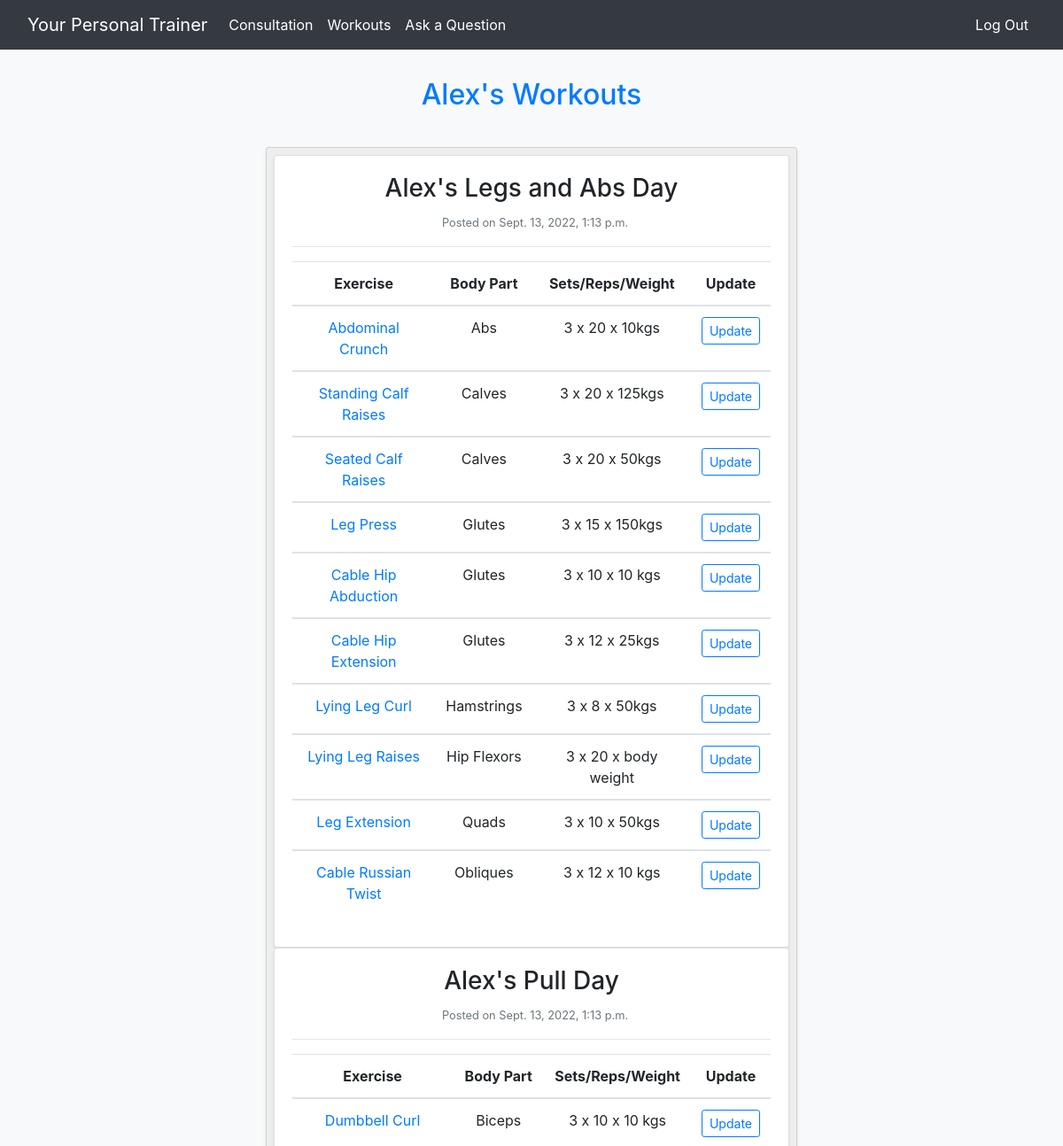
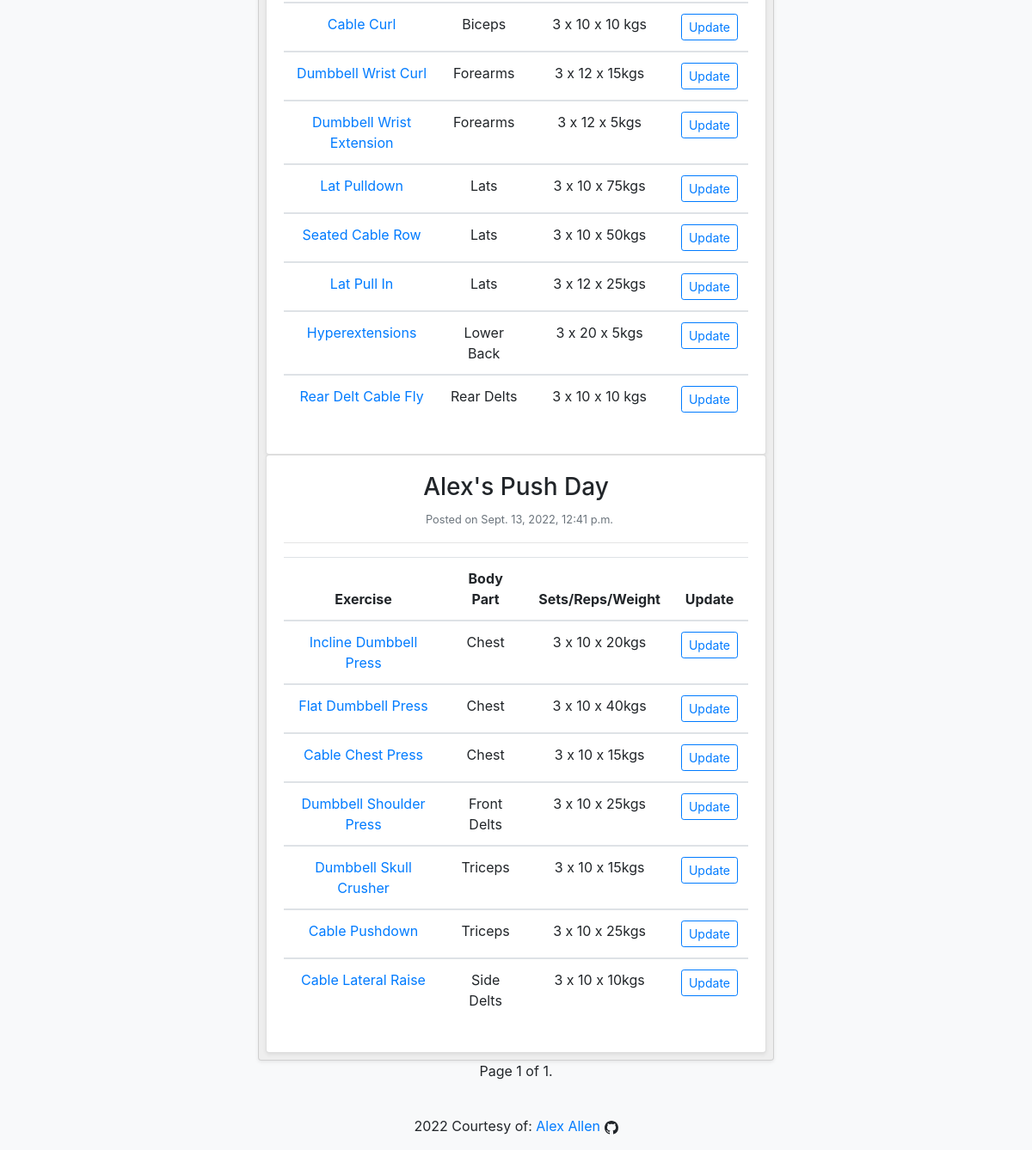
Page /clientworkouts (signed in) on the committed database (2 pictures, top to bottom).
### fitness/models.py (models this page shows, shortened)
class Workout(models.Model):
    user = models.ForeignKey(User, on_delete=models.CASCADE, null=True)
    name = models.CharField(max_length=50, unique=True, null=True)
    exercises = models.ManyToManyField(Exercise, through=WorkoutExercise)
    timestamp = models.DateTimeField(auto_now_add=True, null=True, blank=True)
    class Meta:
        ordering = ["timestamp"]

class Exercise(models.Model):
    class BodyPart(models.TextChoices):
        ABS = "Abs"
        ADDUCTORS = "Adductors"
        BICEPS = "Biceps"
        CALVES = "Calves"
        CHEST = "Chest"
        FOREARMS = "Forearms"
        FRONT_DELTS = "Front Delts"
        GLUTES = "Glutes"
        HAMSTRINGS = "Hamstrings"
        HIP_FLEXORS = "Hip Flexors"
        LATS = "Lats"
        LOWER_BACK = "Lower Back"
        OBLIQUES = "Obliques"
        QUADS = "Quads"
        REAR_DELTS = "Rear Delts"
        SIDE_DELTS = "Side Delts"
        TRAPS = "Traps"
        TRICEPS = "Triceps"
    user = models.ForeignKey(User, on_delete=models.CASCADE, null=True)
    name = models.CharField(max_length=50)
    body_part = models.CharField(
        max_length=40, choices=BodyPart.choices, default=BodyPart.ABS
    )
    video_link = models.URLField(max_length=1000, null=True, blank=True)
    exercise_info = models.CharField(max_length=200, null=True, blank=True)
    class Meta:
        ordering = ["user"]

### fitness/views.py (the view)
# urls.py: path("clientworkouts", views.client_workouts, name="clientworkouts"),
@login_required(login_url="login")
def client_workouts(request):
    user = request.user.id
    workout = Workout.objects.filter(user=user).order_by("-timestamp")
    paginator = Paginator(workout, 7)
    page_number = request.GET.get("page")
    page_obj = paginator.get_page(page_number)
    if request.GET.get("page") != None:
        try:
            workout = paginator.page(request.GET.get("page"))
        except:
            workout = paginator.page(1)
    else:
        workout = paginator.page(1)
    return render(
        request,
        "fitness/clientworkouts.html",
        {"workout": workout, "page_obj": page_obj},
    )

### fitness/templates/fitness/clientworkouts.html (shortened to what this page needs)
{% extends "fitness/layout.html" %}
{% block body %}
<div class="container">
    <div class="row justify-content-center">
        <div class="col-12 col-lg-8 my-2 p-4 bg-light text-center">
            <h2 class="text-center text-primary">{{ user.username }}'s Workouts</h2>
        </div>
    </div>
</div>
<div class="card shadow-sm divcard text-center d-flex justify-content-center w-50 m-auto p-2"
    style="background-color: #eee;">
    {% for workout in workout %}
    <div class="post">
        <div class="card shadow-sm divcard">
            <div class="card-body">
                <h3>{{ workout.name }}</h3>
                <small class="pl-2 text-muted">Posted on {{ workout.timestamp }}</small>
                <hr>
                <div style="overflow-x:auto;">
                    <table class="table" id="table">
                        <thead>
                            <tr>
                                <th scope="col">Exercise</th>
                                <th scope="col">Body Part</th>
                                <th scope="col">Sets/Reps/Weight</th>
                                <th scope="col">Update</th>
                            </tr>
                        </thead>
                        {% for exercise in workout.exercises.all %}
                        <tbody>
                            <tr>
                                <td><a href="{{ exercise.video_link }}" target="_blank">{{ exercise.name }}</a></td>
                                <td>{{ exercise.body_part }}</td>
                                <td id="exercise_{{ exercise.id }}">{{ exercise.exercise_info }}</td>
                                <td><button type="button" id="update_exercise" type="button"
                                        onclick="updateExercise({{ exercise.id }})"
                                        class="updateexercise btn btn-sm btn-outline-primary">Update</button></td>
                            </tr>
                        </tbody>
                        {% endfor %}
                    </table>
                </div>
            </div>
        </div>
    </div>
    {% empty %}
    <h2>No plan</h2>
    {% endfor %}
</div>
<div class="pagination justify-content-center pb-4">
    <span class="step-links">
        <span class="current">
            Page {{ page_obj.number }} of {{ page_obj.paginator.num_pages }}.
        </span>
    </span>
</div>
{% endblock %}

### fitness/templates/fitness/layout.html (shortened to what this page needs)
{% load static %}
<!DOCTYPE html>
<html lang="en">
<head>
  <link rel="stylesheet" href="https://stackpath.bootstrapcdn.com/bootstrap/4.4.1/css/bootstrap.min.css"
>
</head>
<body class="bg-light">
  <header>
    <nav class="navbar navbar-expand-sm bg-dark navbar-dark">
      <div class="container-fluid">
        <a class="navbar-brand" href="{% url 'index' %}">Your Personal Trainer</a>
        <div class="collapse navbar-collapse" id="navbarNav">
          <ul class="navbar-nav mr-auto">
            {% if user.is_staff %}
            <li class="nav-item active">
              <a class="nav-link" href="{% url 'createexercise' %}">Create Exercise</a>
            </li>
            <li class="nav-item active">
              <a class="nav-link" href="{% url 'createworkout' %}">Create Workout</a>
            </li>
            <li class="nav-item active">
              <a class="nav-link" href="{% url 'createworkoutexercise' %}">Create Workout Exercise</a>
            </li>
            <li class="nav-item active">
              <a class="nav-link" href="{% url 'createplan' %}">Create Plan</a>
            </li>
            <li class="nav-item active">
              <a class="nav-link" href="{% url 'answer' %}">Answer</a>
            </li>
            {% else %}
            <li class="nav-item active">
              <a class="nav-link" href="{% url 'consultation' %}">Consultation</a>
            </li>
            <li class="nav-item active">
              <a class="nav-link" href="{% url 'clientworkouts' %}">Workouts</a>
            </li>
            <li class="nav-item active">
              <a class="nav-link" href="{% url 'question' %}">Ask a Question</a>
            </li>
          </ul>
          {% endif %}
          <ul class="nav navbar-nav navbar-right">
            {% if user.is_authenticated %}
            <li class="nav-item active">
              <a class="nav-link" href="{% url 'logout' %}">Log Out</a>
            </li>
            {% endif %}
          </ul>
        </div>
      </div>
    </nav>
  </header>
  <div class="body">
    {% block body %}
    {% endblock %}
  </div>
  <footer class="page-footer font-small blue">
    <div class="footer-copyright text-center py-3">2022 Courtesy of: <a href="https://github.com/AlexAllen247"
        target="_blank">Alex Allen</a>
    </div>
  </footer>
</body>
</html>

### rows in the picture
Workout: name "Alex's Legs and Abs Day", timestamp "Sept. 13, 2022, 1:13 p.m."
Exercise: name "Abdominal Crunch", body_part "Abs", exercise_info "3 x 20 x 10kgs"
Exercise: name "Standing Calf Raises", body_part "Calves", exercise_info "3 x 20 x 125kgs"
Exercise: name "Seated Calf Raises", body_part "Calves", exercise_info "3 x 20 x 50kgs"
Exercise: name "Leg Press", body_part "Glutes", exercise_info "3 x 15 x 150kgs"
Exercise: name "Cable Hip Abduction", body_part "Glutes", exercise_info "3 x 10 x 10 kgs"
Exercise: name "Cable Hip Extension", body_part "Glutes", exercise_info "3 x 12 x 25kgs"
Exercise: name "Lying Leg Curl", body_part "Hamstrings", exercise_info "3 x 8 x 50kgs"
Exercise: name "Lying Leg Raises", body_part "Hip Flexors", exercise_info "3 x 20 x body weight"
Exercise: name "Leg Extension", body_part "Quads", exercise_info "3 x 10 x 50kgs"
Exercise: name "Cable Russian Twist", body_part "Obliques", exercise_info "3 x 12 x 10 kgs"
Workout: name "Alex's Pull Day", timestamp "Sept. 13, 2022, 1:13 p.m."
Exercise: name "Dumbbell Curl", body_part "Biceps", exercise_info "3 x 10 x 10 kgs"
Exercise: name "Cable Curl", body_part "Biceps", exercise_info "3 x 10 x 10 kgs"
Exercise: name "Dumbbell Wrist Curl", body_part "Forearms", exercise_info "3 x 12 x 15kgs"
Exercise: name "Dumbbell Wrist Extension", body_part "Forearms", exercise_info "3 x 12 x 5kgs"
Exercise: name "Lat Pulldown", body_part "Lats", exercise_info "3 x 10 x 75kgs"
Exercise: name "Seated Cable Row", body_part "Lats", exercise_info "3 x 10 x 50kgs"
Exercise: name "Lat Pull In", body_part "Lats", exercise_info "3 x 12 x 25kgs"
Exercise: name "Hyperextensions", body_part "Lower Back", exercise_info "3 x 20 x 5kgs"
Exercise: name "Rear Delt Cable Fly", body_part "Rear Delts", exercise_info "3 x 10 x 10 kgs"
Workout: name "Alex's Push Day", timestamp "Sept. 13, 2022, 12:41 p.m."
Exercise: name "Incline Dumbbell Press", body_part "Chest", exercise_info "3 x 10 x 20kgs"
Exercise: name "Flat Dumbbell Press", body_part "Chest", exercise_info "3 x 10 x 40kgs"
Exercise: name "Cable Chest Press", body_part "Chest", exercise_info "3 x 10 x 15kgs"
Exercise: name "Dumbbell Shoulder Press", body_part "Front Delts", exercise_info "3 x 10 x 25kgs"
Exercise: name "Dumbbell Skull Crusher", body_part "Triceps", exercise_info "3 x 10 x 15kgs"
Exercise: name "Cable Pushdown", body_part "Triceps", exercise_info "3 x 10 x 25kgs"
Exercise: name "Cable Lateral Raise", body_part "Side Delts", exercise_info "3 x 10 x 10kgs"

### other values in the picture
{{ user.username }} "Alex"
{{ page_obj.number }} "1"
{{ page_obj.paginator.num_pages }} "1"
